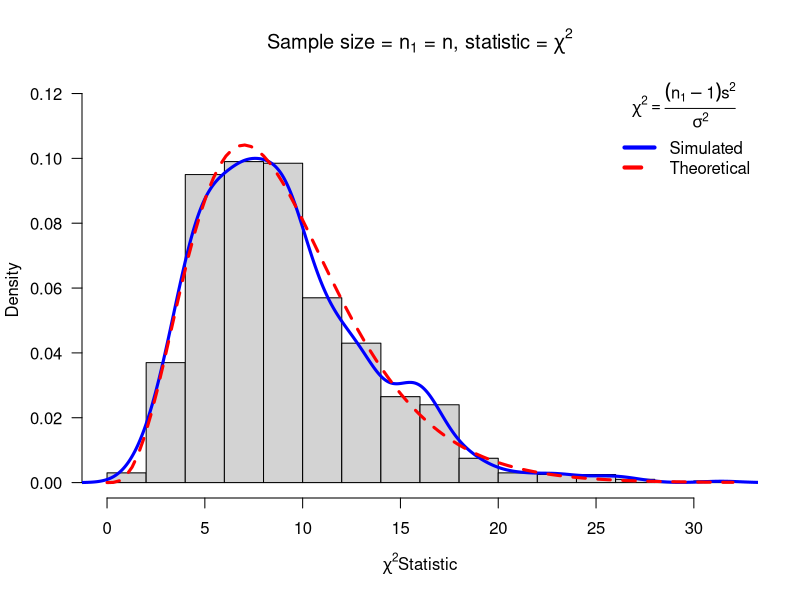
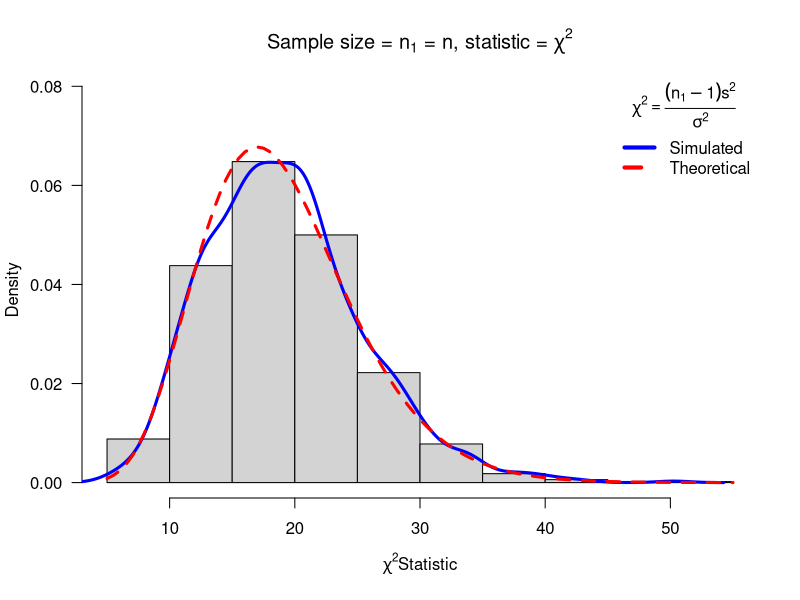
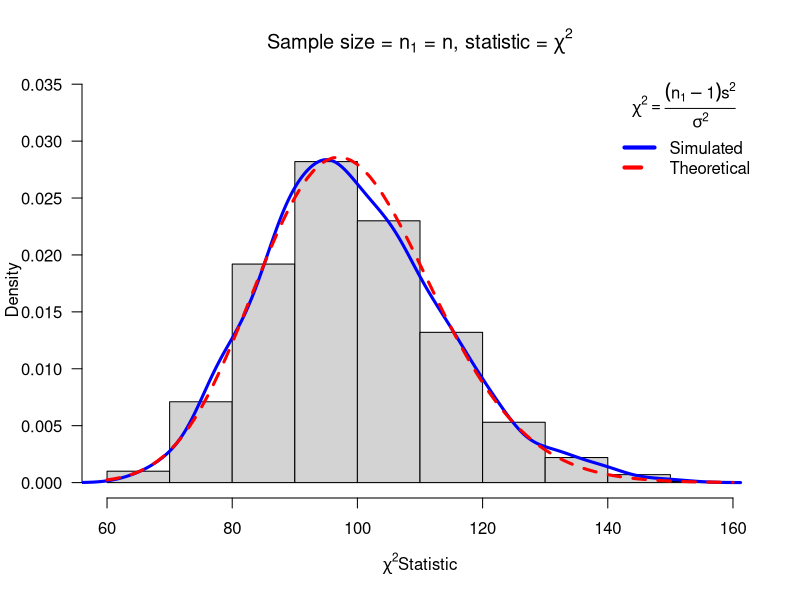
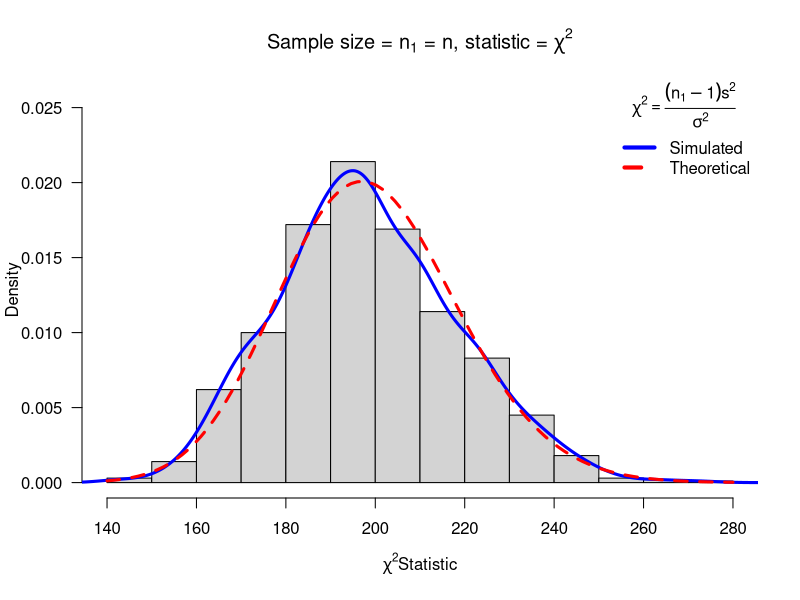
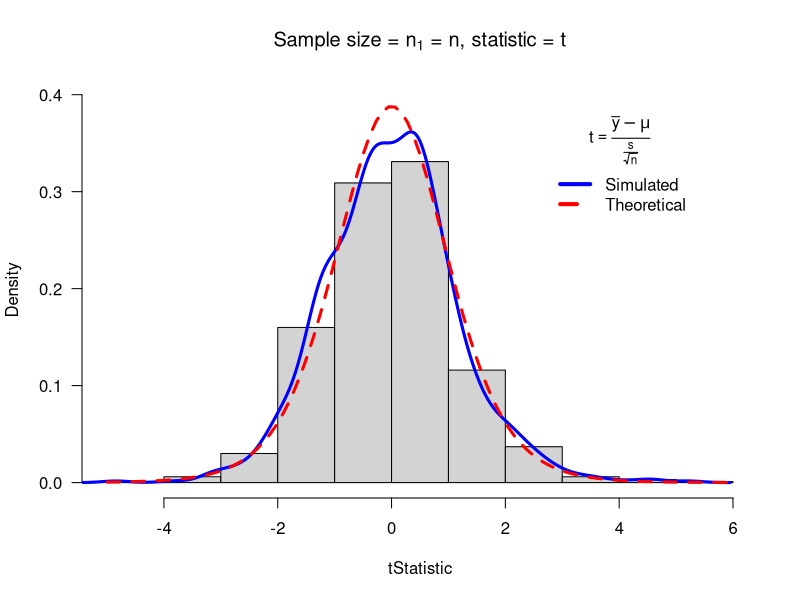
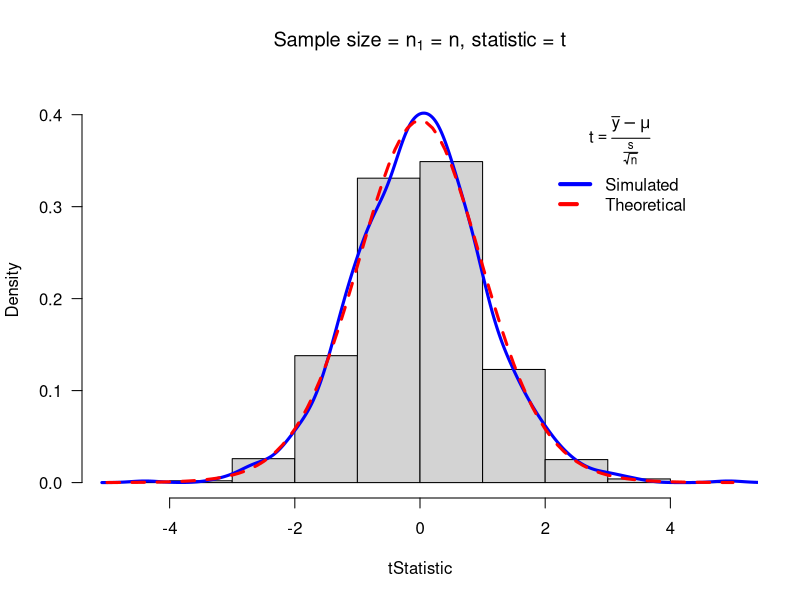
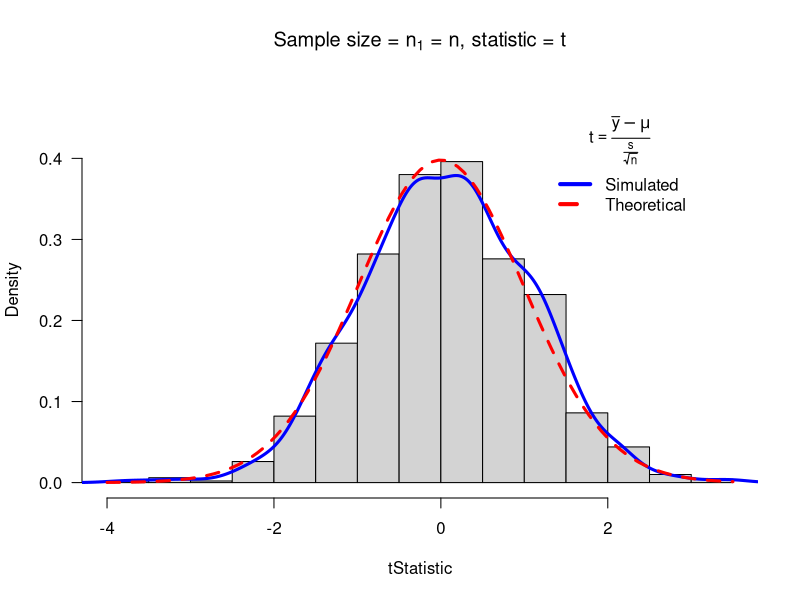
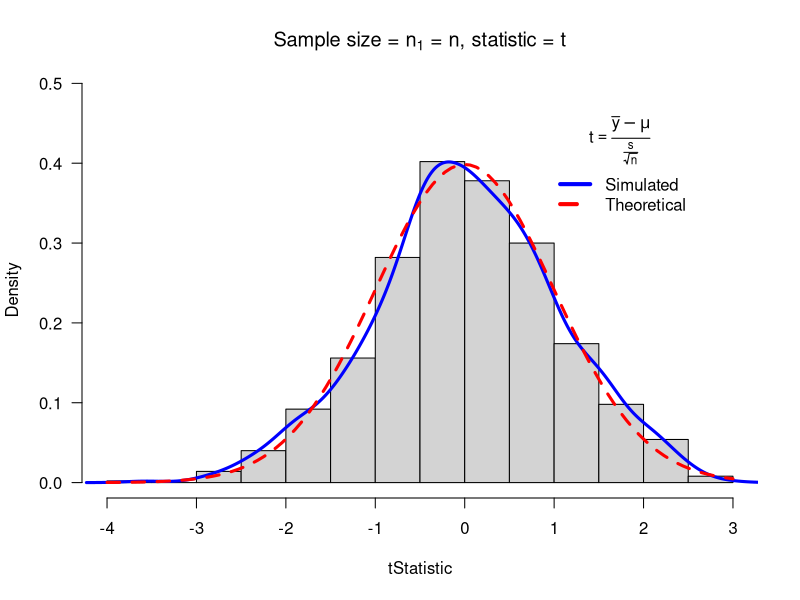

These charts were generated, in order, by the following R code:
## ---- chunk 1
knitr::opts_chunk$set(echo = TRUE)
## ---- chunk 2
getwd()
## ---- chunk 3
chisim <- function(n1 = 10, sigma1 = 3, mean1 = 5, iter = 1000, ...) {
  y1 = rnorm(n1*iter, mean = mean1, sd = sigma1) # generate iter samples of size n1
  data1.mat = matrix(y1, nrow = n1, ncol = iter, byrow = TRUE)
  # Each column is a sample size n1
  ssq1 = apply(data1.mat, 2, var) # ssq1 is s squared
  w = (n1 - 1) * ssq1/sigma1^2 # chi-sq stat
  summary = hist(w, plot = F)
  ymax = 1.2 * max(summary$density)
  hist(w, freq = FALSE, ylim = c(0, ymax), main = substitute(paste("Sample size = ", n[1], " = ", n1, ", statistic = ", chi^2)),
       xlab = expression(paste(chi^2, "Statistic", sep = "")), las = 1)
  lines(density(w), col = "Blue", lwd = 3) # add a density plot
  curve(dchisq(x, n1 - 1), add = TRUE, col = "Red", lty = 2, lwd = 3) # add a theoretical curve
  title = expression(paste(chi^2 == frac((n[1] - 1) * s^2, sigma^2))) # mathematical annotation - see plotmath
  legend("topright", 
         legend = c("Simulated", "Theoretical"), 
         col = c("Blue", "Red"), lwd = 4, lty = 1:2, bty = "n", 
         title = title) # Legend
  return(list(w = w, summary = summary(w), sd = sd(w), fun = "Chi-sq")) # some output to use if needed
}


for (n in c(10, 20, 100, 200)) {
  chisim(n1 = n, iter = 1000, mean1 = 10, sigma1 = 4);
}
## ---- chunk 4
tsim <- function(n1 = 10, sigma1 = 3, mean1 = 5, iter = 1000, ...) {
  y1 = rnorm(n1 * iter, mean = mean1, sd = sigma1) # generate iter samples of size n1
  data1.mat = matrix(y1, nrow = n1, ncol = iter, byrow = TRUE)
  # Each column is a sample size n1
  s = apply(data1.mat, 2, sd)
  m = apply(data1.mat, 2, mean)
  w = (m - mean1) * sqrt(n1) / s # t
  summary = hist(w, plot = F)
  ymax = 1.2 * max(summary$density)
  hist(w, freq = FALSE, ylim = c(0, ymax), main = substitute(paste("Sample size = ", n[1], " = ", n1, ", statistic = ", t)),
       xlab = expression(paste(t, "Statistic", sep = "")), las = 1)
  lines(density(w), col = "Blue", lwd = 3) # add a density plot
  curve(dt(x, n1 - 1), add = TRUE, col = "Red", lty = 2, lwd = 3) # add a theoretical curve
  title = expression(paste(t == frac(bar(y) - mu, frac(s, sqrt(n)))))
  legend(x = 0.7 * (max(summary$breaks) - min(summary$breaks)) + min(summary$breaks), y = 0.95 * ymax, 
         c("Simulated", "Theoretical"), col = c("Blue", "Red"), lwd = 4, lty = 1:2, bty = "n", title = title) # Legend
  return(list(w = w, summary = summary(w), sd = sd(w), fun = "t")) # some output to use if needed
}

for (n in c(10, 20, 100, 200)) {
  tsim(n1 = n, iter = 1000, mean1 = 10, sigma1 = 4);
} 
## ---- chunk 5

chisim2 <- function(n1 = 10, n2 = 14, sigma1 = 3, sigma2 = 3, mean1 = 5, mean2 = 10, iter = 1000, ...) {
  y1 = rnorm(n1*iter, mean = mean1, sd = sigma1) # generate iter samples of size n1
  y2 = rnorm(n2*iter, mean = mean2, sd = sigma2) # generate iter samples of size n2
  data1.mat = matrix(y1, nrow = n1, ncol = iter, byrow = TRUE)
  data2.mat = matrix(y2, nrow = n2, ncol = iter, byrow = TRUE)
  # Each column is a sample size n1
  ssq1 = apply(data1.mat, 2, var) # ssq1 is s squared
  ssq2 = apply(data2.mat, 2, var) # ssq2 is s squared
  spsq = ((n1 - 1)*ssq1 + (n2 - 1)*ssq2)/(n1 + n2 - 2) # pooled s squared
  w = (n1 + n2 - 2)*spsq/(sigma1^2) # sigma1=sigma2, Chi square stat
  summary <- hist(w, plot = F)
  ymax = 1.2 * max(summary$density)
  hist(w, freq = FALSE, ylim = c(0, ymax), # Histogram with annotation
       main = substitute(paste("Sample size = ", n[1], " = ", n1, ", ", n[2], " = ", n2, ", statistic = ", chi^2)),
       xlab = expression(paste(chi^2, "Statistic", sep = "")), las = 1)
  lines(density(w), col = "Blue", lwd = 3) # add a density plot
  curve(dchisq(x, n1 + n2 - 2), add = TRUE, col = "Red", lty = 2, lwd = 3) # add a theoretical curve
  title = expression(chi^2 == frac((n[1] + n[2] - 2)*S[p]^2, sigma^2)) # mathematical annotation - see plotmath
  legend(x = 0.75 * (max(summary$breaks) - min(summary$breaks)) + min(summary$breaks), y = 0.95 * ymax, 
         c("Simulated", "Theoretical"), col = c("Blue", "Red"), lwd = 4, lty = 1:2, bty = "n", title = title) # Legend
  return(list(w = w, summary = summary(w), sd = sd(w), fun = "Chi-sq")) # some output to use if needed
}

. = chisim2(n1 = 10, n2 = 10, mean1 = 5, mean2 = 10, sigma1 = 4, sigma2 = 4, iter = 1000);

## ---- chunk 6
. = chisim2(n1 = 20, n2 = 10, mean1 = 3, mean2 = 5, sigma1 = 10, sigma2 = 10, iter = 1000);

## ---- chunk 7
. = chisim2(n1 = 50, n2 = 50, mean1 = 5, mean2 = 10, sigma1 = 4, sigma2 = 4, iter = 10000);

## ---- chunk 8
. = chisim2(n1 = 80, n2 = 50, mean1 = 3, mean2 = 5, sigma1 = 10, sigma2 = 10, iter = 10000);

## ---- chunk 9
tsim2 <- function(n1 = 10, n2 = 14, sigma1 = 3, sigma2 = 3, mean1 = 5, mean2 = 10, iter = 1000, ymax = 0.5, ...) {
  y1 = rnorm(n1 * iter, mean = mean1, sd = sigma1) # generate iter samples of size n1
  y2 = rnorm(n2 * iter, mean = mean2, sd = sigma2) # generate iter samples of size n2
  data1.mat = matrix(y1, nrow = n1, ncol = iter, byrow = TRUE)
  data2.mat = matrix(y2, nrow = n2, ncol = iter, byrow = TRUE)
  # Each column is a sample size n1
  ssq1 = apply(data1.mat, 2, var) # ssq1 is s squared
  ybar1 = apply(data1.mat, 2, mean)
  ssq2 = apply(data2.mat, 2, var)
  ybar2 = apply(data2.mat, 2, mean)
  spsq = ((n1 - 1) * ssq1 + (n2 - 1) * ssq2) / (n1 + n2 - 2) # pooled s squared
  w = ((ybar1 - ybar2) - (mean1 - mean2)) / sqrt(spsq * (1/n1 + 1/n2)) # sigma1 = sigma2, Chi square stat
  summary = hist(w, plot = F)
  ymax = 1.2 * max(summary$density)
  hist(w, freq = FALSE, ylim = c(0, ymax), # Histogram with annotation
       main = substitute(paste("Sample size = ", n[1] + n[2], " = ", n1 + n2, ", statistic = ", T)),
       xlab = expression(paste(T, " Statistic", sep = "")), las = 1)
  lines(density(w), col = "Blue", lwd = 3) # add a density plot
  curve(dt(x, n1 + n2 - 2), add = TRUE, col = "Red", lty = 2, lwd = 3) # add a theoretical curve
  title = expression(paste(T == frac((bar(Y)[1] - bar(Y)[2]) - (mu[1] - mu[2]), sqrt(frac(1, n[1]) + frac(1, n[2]))))) # mathematical annotation - see plotmath
  legend(x = 0.7 * (max(summary$breaks) - min(summary$breaks)) + min(summary$breaks), y = 0.8 * ymax, 
         c("Simulated", "Theoretical"), col = c("Blue", "Red"), lwd = 4, lty = 1:2, bty = "n", title = title) # Legend
  return(list(w = w, summary = summary(w), sd = sd(w), fun = "T")) # some output to use if needed
}

## ---- chunk 10
. = tsim2(n1 = 10, n2 = 10, mean1 = 5, mean2 = 10, sd1 = 4, sd2 = 4, iter = 1000);

## ---- chunk 11
. = tsim2(n1 = 20, n2 = 10, mean1 = 3, mean2 = 5, sd1 = 10, sd2 = 10, iter = 1000);

## ---- chunk 12
. = tsim2(n1 = 50, n2 = 50, mean1 = 5, mean2 = 10, sd1 = 4, sd2 = 4, iter = 10000);

## ---- chunk 13
. = tsim2(n1 = 80, n2 = 50, mean1 = 3, mean2 = 5, sd1 = 10, sd2 = 10, iter = 10000);

## ---- chunk 14
fsim2 <- function(n1 = 10, n2 = 14, sigma1 = 3, sigma2 = 2, mean1 = 5, mean2 = 10, iter = 1000, ...) {
  y1 = rnorm(n1 * iter, mean = mean1, sd = sigma1) # generate iter samples of size n1
  y2 = rnorm(n2 * iter, mean = mean2, sd = sigma2) # generate iter samples of size n2
  data1.mat = matrix(y1, nrow = n1, ncol = iter, byrow = TRUE)
  data2.mat = matrix(y2, nrow = n2, ncol = iter, byrow = TRUE)
  # Each column is a sample size n1
  ssq1 = apply(data1.mat, 2, var) # ssq1 is s squared
  ssq2 = apply(data2.mat, 2, var)
  w = ssq1 * sigma2^2 / (ssq2 * sigma1^2) # pooled s squared
  summary = hist(w, plot = F)
  ymax = 1.4 * max(summary$density)
  hist(w, freq = FALSE, ylim = c(0, ymax), # Histogram with annotation
       main = substitute(paste("Sample size = ", n[1], " + ", n[2], " = ", n1 + n2, ", statistic = ", F)),
       xlab = expression(paste(F, " Statistic", sep = "")), las = 1)
  lines(density(w), col = "Blue", lwd = 3) # add a density plot
  curve(df(x, n1 - 1, n2 - 1), xlim = c(0, 6), add = TRUE, col = "Red", lty = 2, lwd = 3) # add a theoretical curve
  title = expression(paste(F == frac((s[1]^2 * s[2]^2), frac(sigma[2]^2, sigma[1]^2)))) # mathematical annotation - see plotmath
  legend(x = 0.65 * (max(summary$breaks) - min(summary$breaks)) + min(summary$breaks), y = 0.9 * ymax, 
         c("Simulated", "Theoretical"), col = c("Blue", "Red"), lwd = 4, lty = 1:2, bty = "n", title = title) # Legend
  return(list(w = w, summary = summary(w), sd = sd(w), fun = "F")) # some output to use if needed
}

## ---- chunk 15
. = fsim2(n1 = 100, n2 = 100, sigma1 = 1, sigma2 = 1, mean1 = 0, mean2 = 0, iter = 1000);

## ---- chunk 16
. = fsim2(n1 = 200, n2 = 200, sigma1 = 1, sigma2 = 1, mean1 = 3, mean2 = 3, iter = 10000);

## ---- chunk 17
. = fsim2(n1 = 1000, n2 = 100, sigma1 = 1, sigma2 = 1, mean1 = 5, mean2 = 5, iter = 1000);

## ---- chunk 18
. = fsim2(n1 = 2000, n2 = 2000, sigma1 = 3, sigma2 = 3, mean1 = 5, mean2 = 5, iter = 10000);

